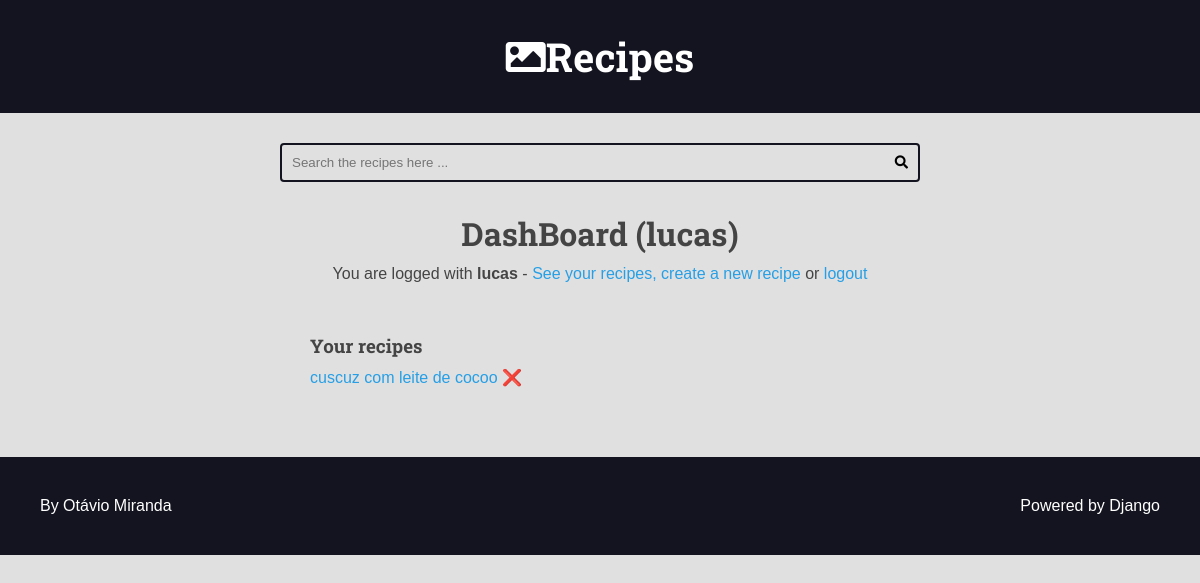
Before: /authors/dashboard/ (signed in) with the older database file.
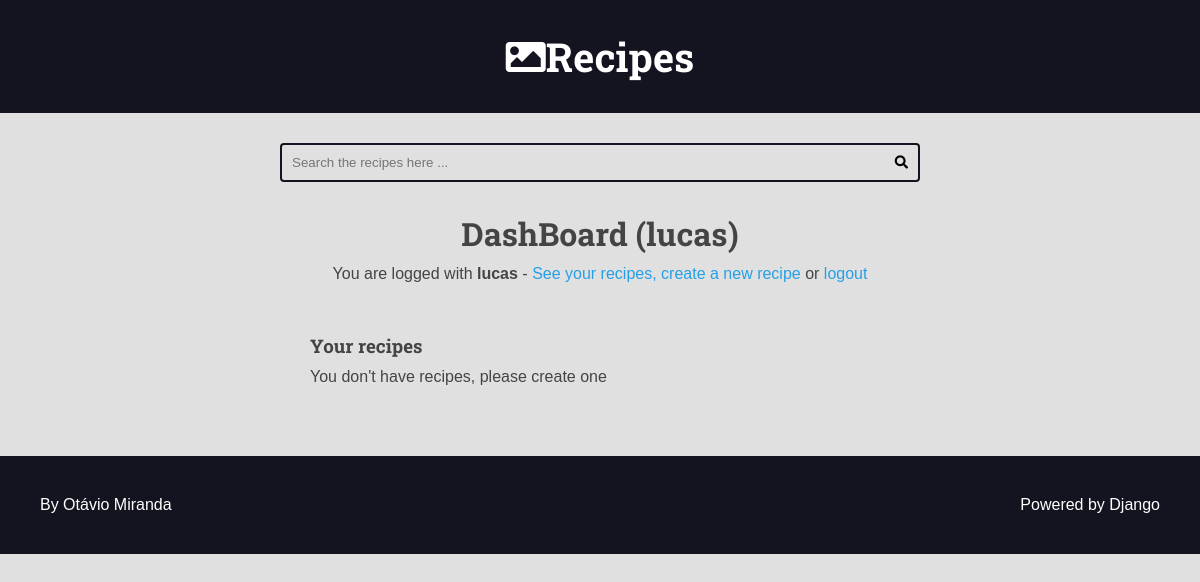
After: the same page with the newer database file.
### recipes/models.py (models this page shows, shortened)
class Recipe(models.Model):
    title = models.CharField(max_length=65)
    description = models.CharField(max_length=165)
    slug = models.SlugField(unique=True)
    preparation_time = models.IntegerField()
    preparation_time_unit = models.CharField(max_length=65)
    servings = models.IntegerField()
    servings_unit = models.CharField(max_length=65)
    preparation_steps = models.TextField()
    preparation_steps_is_html = models.BooleanField(default=False)
    created_at = models.DateTimeField(auto_now_add=True)
    updated_at = models.DateTimeField(auto_now=True)
    is_published = models.BooleanField(default=False)
    cover = models.ImageField(
        upload_to='recipes/covers/%Y/%m/%d/', blank=True, default=' ')
    category = models.ForeignKey(
        Category, on_delete=models.SET_NULL, null=True, blank=True, default=None)  # noqa: E501
    author = models.ForeignKey(User, on_delete=models.SET_NULL, null=True)

### authors/views/all.py (the view)
# urls.py: path('dashboard/', views.dashboard, name='dashboard'),
@login_required(login_url='authors:login', redirect_field_name='next')
def dashboard(request):
    recipes = Recipe.objects.filter(
        is_published=False,
        author=request.user
    )
    return render(request, 'authors/pages/dashboard.html', {
        'recipes': recipes
    })

### authors/templates/authors/pages/dashboard.html (shortened to what this page needs)
{% extends 'global/base.html' %}
{% block content %}
<div class="main-content center container">
   <h1>DashBoard ({{ user }})</h1>
   {% include 'authors/partials/login_message.html' %}
   <div class="authors-dashboard-container">
      <h3>Your recipes</h3>
      <ul>
         {% for recipe in recipes %}
            <li>
               <a href="{% url 'authors:dashboard_recipe_edit' recipe.id %}">{{recipe.title}}</a>
               <strong>
                  <form class="inline-form form-delete" action=" {% url 'authors:dashboard_recipe_delete' recipe.id %}" method="POST">
                     <button class="plaintext-button">❌</button>
                  </form>
               </strong>
            </li>
            {% empty %}
            <li>
               <p>You don't have recipes, please create one</p>
            </li>
         {% endfor %}
      </ul>
    </div>
  </div>
{% endblock content %}

### base_templates/global/base.html (shortened to what this page needs)
{% load static %}
<!DOCTYPE html>
<html lang="pt-BR">
    <head>
        {% include 'global/partials/head.html' %}
    </head>
    <body>
        {% include 'global/partials/header.html' %}
        {% include 'global/partials/search.html' %}
        <main class="main-content-container">
            {% block content %}{% endblock content %}
        </main>
        {% include 'global/partials/footer.html' %}
    </body>
</html>

### base_templates/global/partials/head.html (shortened to what this page needs)
{% load static %}
    <link rel="stylesheet" href="https://cdnjs.cloudflare.com/ajax/libs/font-awesome/5.15.4/css/fontawesome.min.css"
 />
    <link rel="stylesheet" href="https://cdnjs.cloudflare.com/ajax/libs/font-awesome/5.15.4/css/brands.min.css"
 />
    <link rel="stylesheet" href="https://cdnjs.cloudflare.com/ajax/libs/font-awesome/5.15.4/css/solid.min.css"
 />
    <link rel="stylesheet" href="{% static 'global/css/styles.css' %}">

### base_templates/global/partials/header.html
<header class="main-header-container">
    <div class="main-header container">
        <h1>
            <a href="{% url 'recipes:home' %}" class="main-logo">
                <i class="fas fa-image mian-logo-icon"></i>
                <span class="main-logo-text"> Recipes</span>
            </a>
        </h1>
    </div>
</header>

### base_templates/global/partials/search.html
<div class="search-container">
    <div class="container">
        <form action="{% url 'recipes:search' %}" method="GET" class="search-form">
            <input
             type="search"
             class="search-input"
             value="{{search_term}}"
             name="search"
             placeholder="Search the recipes here ..."
             required
             >
            <button type="submit" class="search-button">
                <i class="fas fa-search"></i>
            </button>
        </form>
    </div>
</div>

### authors/templates/authors/partials/login_message.html (shortened to what this page needs)
{% if request.user.is_authenticated %}
      <div class="login-message">
        You are logged with <strong>{{request.user.username}}</strong> -
        <a href="{% url 'authors:dashboard' %}">
          See your recipes,
        </a>
        <a href="{% url 'recipes:recipe_save' %}">create a new recipe</a>
        or
        <form class="inline-form" action="{%url 'authors:logout'%}" method='POST'>
          <button class="plaintext-button">logout</button>
        </form>
      </div>
{% endif %}

### base_templates/global/partials/footer.html
<footer class="main-footer">
    <div class="developer">
      <a href="https://www.otaviomiranda.com.br/" target="_blank" rel="noreferrer noopener">By Otávio Miranda</a>
    </div>
    <div class="powered">
      <a href="https://www.djangoproject.com/" target="_blank" rel="noreferrer noopener">Powered by Django</a>
    </div>
</footer>

### base_static/global/css/styles.css (style rules this page uses)
:root { --color-primary: #269fe6; --color-primary-hover: #2086c2; --color-primary-dark: #13141f; --color-primary-dark-hover: #212336; --color-primary-light: #d4ecfa; --color-primary-light-hover: #bdd8e7; --color-white: #fff; --color-black: #000; --color-dark-text: #444; --color-info-light: #cce5ff; --color-debug-light: #cce5ff; --color-success-light: #d4edda; --color-alert-light: #fff3cd; --color-warning-light: #fff3cd; --color-error-light: #f8d7da; --color-info-dark: #4d86c4; --color-debug-dark: #4d86c4; --color-success-dark: #4a9c5d; --color-alert-dark: #927f40; --color-warning-dark: #927f40; --color-error-dark: #da525d; --color-gray-0: #f9f9f9; --color-gray-1: #e0e0e0; --color-gray-2: #c7c7c7; --color-gray-3: #aeaeae; --color-gray-4: #959595; --color-gray-5: #7d7d7d; --color-gray-6: #646464; --color-gray-7: #4b4b4b; --color-gray-8: #323232; --color-gray-9: #191919; --font-primary: sans-serif; --font-headings: 'Roboto Slab', serif; --spacing-gutter-medium: 3rem; --spacing-gutter-large: 4rem; }
* { padding: 0; margin: 0; box-sizing: border-box; }
html { font-size: 62.5%; }
body { font-size: 1.6rem; font-family: var(--font-primary); background: var(--color-gray-1); color: var(--color-dark-text); }
h1, h2, h3, h4, h5, h6 { font-family: var(--font-headings); }
.container { max-width: 144rem; margin: 0 auto; padding: var(--spacing-gutter-medium); }
.main-header-container { background: var(--color-primary-dark); }
.main-logo { font-size: 4rem; color: var(--color-white); text-decoration: none; display: flex; flex-flow: row nowrap; align-items: center; justify-content: center; width: fit-content; margin: 0 auto; }
.search-form { border: 0.2rem solid var(--color-primary-dark); max-width: 64rem; margin: 0 auto; border-radius: 0.4rem; position: relative; transition: all 300ms ease-in-out; }
.search-input, .search-button { border: none; background: none; outline: none; padding: 1rem; transition: all 300ms ease-in-out; }
.search-input { width: 100%; padding-right: 3rem; }
.search-button { position: absolute; top: 0; right: 0; }
.main-content { padding-top: 0; }
a { color: var(--color-primary); text-decoration: none; }
.main-footer { display: flex; align-items: center; justify-content: space-between; background: var(--color-primary-dark); color: var(--color-white); padding: var(--spacing-gutter-large); }
.main-footer a { color: var(--color-white); text-decoration: none; transition: all 300ms ease-in-out; }
.inline-form { display: inline; }
.plaintext-button { display: inline; border: none; background: none; cursor: pointer; color: var(--color-primary); font-size: 1.6rem; }
.login-message { margin: 1rem 0; }
.authors-dashboard-container { max-width: 64rem; text-align: left; padding: var(--spacing-gutter-medium); margin: 0 auto; }
.authors-dashboard-container h3, .authors-dashboard-container p, .authors-dashboard-container ul { list-style-type: none; margin: 1rem 0; }
.center { text-align: center; }

Changed rows visible on the page:
removed Recipe: title "cuscuz com leite de cocoo"
Other visible differences:
text now shown: "You don't have recipes, please create one"
